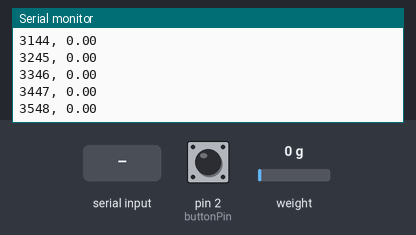
The sketch below on a simulated Arduino Uno, built with avr-gcc and run on an emulated ATmega328P. Parts: the last lines printed to the serial monitor. Inputs (shaded band) come from the test bench; at power-on: pin 2 (buttonPin) LOW, weight on the scale 0 g. Storage starts empty.

Above: at 3.6 s.
3.7 s: pin 2 (buttonPin) pulled HIGH for 0.15 s
At 4.8 s:
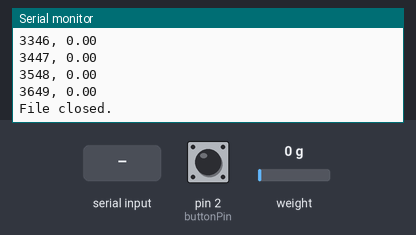
5.3 s: "t" received over Serial
At 5.8 s:
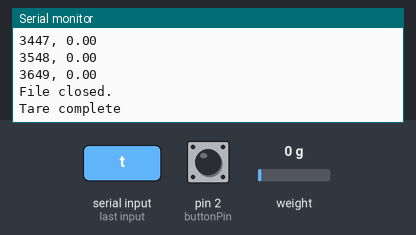
Timing chart, 0 to 8.3 s (numbered marks = the images above; inputs shaded):
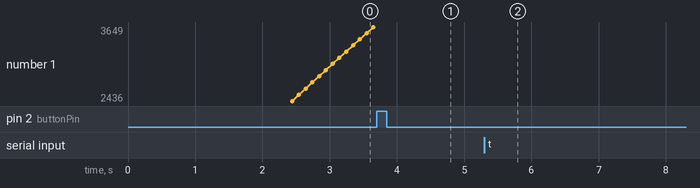

Measured:
- after the input at 3.7 s, the serial monitor: prints a new line at once (image 1)
- after the input at 5.3 s, the serial monitor: prints a new line at once (image 2)

The sketch:

SD_logger_2.0_without_flush.ino
```cpp
#include <SPI.h>
#include <SD.h>
#include <HX711_ADC.h>


//pins:
const int HX711_dout = 4; //mcu > HX711 dout pin
const int HX711_sck = 5; //mcu > HX711 sck pin
const int buttonPin = 2;
int buttonState = 0;

const int chipSelect = 10;

//HX711 constructor:
HX711_ADC LoadCell(HX711_dout, HX711_sck);


unsigned long t = 0;

File dataFile;
bool fileOpen = false;
int writeCount = 0;

void setup() {
  Serial.begin(57600); delay(10);
  Serial.println();
  pinMode(buttonPin, INPUT);

  // Open serial communications and wait for port to open:
  while (!Serial) {
    ; // wait for serial port to connect. Needed for native USB port only
  }

  Serial.print("Initializing SD card...");

  // see if the card is present and can be initialized:
  if (!SD.begin(chipSelect)) {
    Serial.println("Card failed, or not present");
    // don't do anything more:
    while (1);
  }
  Serial.println("card initialized.");

  Serial.println("Starting...");

  LoadCell.begin();
  //LoadCell.setReverseOutput(); //uncomment to turn a negative output value to positive
  float calibrationValue; // calibration value (see example file "Calibration.ino")
  calibrationValue = 4300; // uncomment this if you want to set the calibration value in the sketch


  unsigned long stabilizingtime = 2000; // preciscion right after power-up can be improved by adding a few seconds of stabilizing time
  boolean _tare = true; //set this to false if you don't want tare to be performed in the next step
  LoadCell.start(stabilizingtime, _tare);
  if (LoadCell.getTareTimeoutFlag()) {
    Serial.println("Timeout, check MCU>HX711 wiring and pin designations");
    while (1);
  } else {
    LoadCell.setCalFactor(calibrationValue); // set calibration value (float)
    Serial.println("Startup is complete");
  }

  // Open the file for writing:
  dataFile = SD.open("datalog.txt", FILE_WRITE);
  if (dataFile) {
    fileOpen = true;
    Serial.println("File opened successfully.");
  } else {
    Serial.println("Error opening datalog.txt");
  }
}

void loop() {
  // make a string for assembling the data to log:
  String dataString = "";
  static boolean newDataReady = 0;
  const int serialPrintInterval = 100; //increase value to slow down serial print activity

  // check for new data/start next conversion:
  if (LoadCell.update()) newDataReady = true;

  // get smoothed value from the dataset:
  if (newDataReady) {
    if (millis() > t + serialPrintInterval) {
      float i = LoadCell.getData();
      dataString += String(millis());
      dataString += String(", ");
      dataString += String(i);
      newDataReady = 0;
      t = millis();

        // If the file is open, write to it:
     if (fileOpen) {
    dataFile.println(dataString);

             // print to the serial port too:
             Serial.println(dataString);
  }
    }
  }

  // receive command from serial terminal, send 't' to initiate tare operation:
  if (Serial.available() > 0) {
    char inByte = Serial.read();
    if (inByte == 't') LoadCell.tareNoDelay();
  }

  // check if last tare operation is complete:
  if (LoadCell.getTareStatus() == true) {
    Serial.println("Tare complete");
  }


  // Check if button is pressed to close the file:
  buttonState = digitalRead(buttonPin);
  if (buttonState == HIGH && fileOpen) {
    dataFile.close();
    fileOpen = false;
    Serial.println("File closed.");
  }
}
```
